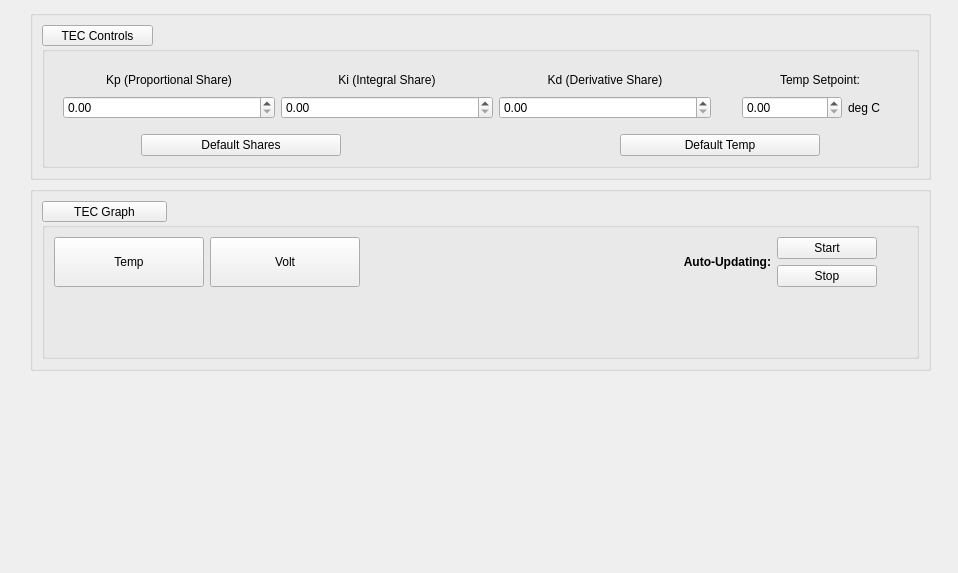
<?xml version="1.0" encoding="UTF-8"?>
<ui version="4.0">
 <class>Form</class>
 <widget class="QWidget" name="Form">
  <property name="enabled">
   <bool>true</bool>
  </property>
  <property name="geometry">
   <rect>
    <x>0</x>
    <y>0</y>
    <width>958</width>
    <height>573</height>
   </rect>
  </property>
  <property name="minimumSize">
   <size>
    <width>0</width>
    <height>0</height>
   </size>
  </property>
  <property name="font">
   <font>
    <underline>false</underline>
   </font>
  </property>
  <property name="windowTitle">
   <string>Form</string>
  </property>
  <widget class="QWidget" name="verticalLayoutWidget">
   <property name="geometry">
    <rect>
     <x>30</x>
     <y>10</y>
     <width>901</width>
     <height>551</height>
    </rect>
   </property>
   <layout class="QGridLayout" name="gridLayout_2">
    <property name="sizeConstraint">
     <enum>QLayout::SetDefaultConstraint</enum>
    </property>
    <item row="5" column="0">
     <widget class="QWidget" name="push_widg" native="true">
      <property name="sizePolicy">
       <sizepolicy hsizetype="Preferred" vsizetype="MinimumExpanding">
        <horstretch>0</horstretch>
        <verstretch>0</verstretch>
       </sizepolicy>
      </property>
      <property name="minimumSize">
       <size>
        <width>90</width>
        <height>0</height>
       </size>
      </property>
     </widget>
    </item>
    <item row="0" column="0">
     <widget class="QGroupBox" name="channel_monitor_box_3">
      <property name="sizePolicy">
       <sizepolicy hsizetype="Preferred" vsizetype="Preferred">
        <horstretch>0</horstretch>
        <verstretch>0</verstretch>
       </sizepolicy>
      </property>
      <property name="minimumSize">
       <size>
        <width>150</width>
        <height>0</height>
       </size>
      </property>
      <property name="maximumSize">
       <size>
        <width>16777215</width>
        <height>180</height>
       </size>
      </property>
      <property name="title">
       <string/>
      </property>
      <layout class="QVBoxLayout" name="channel_monitor_layout_3">
       <property name="spacing">
        <number>0</number>
       </property>
       <item>
        <spacer name="horizontalSpacer_8">
         <property name="orientation">
          <enum>Qt::Horizontal</enum>
         </property>
         <property name="sizeHint" stdset="0">
          <size>
           <width>200</width>
           <height>0</height>
          </size>
         </property>
        </spacer>
       </item>
       <item>
        <widget class="QPushButton" name="pid_controls">
         <property name="sizePolicy">
          <sizepolicy hsizetype="Maximum" vsizetype="Fixed">
           <horstretch>0</horstretch>
           <verstretch>0</verstretch>
          </sizepolicy>
         </property>
         <property name="maximumSize">
          <size>
           <width>111</width>
           <height>21</height>
          </size>
         </property>
         <property name="font">
          <font>
           <underline>false</underline>
          </font>
         </property>
         <property name="text">
          <string>TEC Controls</string>
         </property>
        </widget>
       </item>
       <item>
        <widget class="QGroupBox" name="pid_box">
         <layout class="QVBoxLayout" name="verticalLayout_3">
          <item>
           <widget class="QWidget" name="setpoint_box" native="true">
            <property name="sizePolicy">
             <sizepolicy hsizetype="Fixed" vsizetype="Fixed">
              <horstretch>0</horstretch>
              <verstretch>0</verstretch>
             </sizepolicy>
            </property>
            <property name="minimumSize">
             <size>
              <width>90</width>
              <height>0</height>
             </size>
            </property>
            <property name="maximumSize">
             <size>
              <width>1132</width>
              <height>16777215</height>
             </size>
            </property>
            <layout class="QGridLayout" name="channel_temps_4">
             <item row="3" column="2">
              <layout class="QVBoxLayout" name="verticalLayout_53">
               <item>
                <widget class="QDoubleSpinBox" name="ki_adjust_box">
                 <property name="alignment">
                  <set>Qt::AlignJustify|Qt::AlignVCenter</set>
                 </property>
                </widget>
               </item>
              </layout>
             </item>
             <item row="0" column="5">
              <widget class="QLabel" name="temp_setpoint_marker">
               <property name="font">
                <font>
                 <underline>false</underline>
                </font>
               </property>
               <property name="text">
                <string>Temp Setpoint:</string>
               </property>
               <property name="alignment">
                <set>Qt::AlignCenter</set>
               </property>
              </widget>
             </item>
             <item row="0" column="4">
              <spacer name="verticalSpacer_16">
               <property name="orientation">
                <enum>Qt::Vertical</enum>
               </property>
               <property name="sizeType">
                <enum>QSizePolicy::Fixed</enum>
               </property>
               <property name="sizeHint" stdset="0">
                <size>
                 <width>25</width>
                 <height>20</height>
                </size>
               </property>
              </spacer>
             </item>
             <item row="0" column="1">
              <widget class="QLabel" name="kp_share_marker">
               <property name="font">
                <font>
                 <underline>false</underline>
                </font>
               </property>
               <property name="text">
                <string>Kp (Proportional Share)</string>
               </property>
               <property name="alignment">
                <set>Qt::AlignCenter</set>
               </property>
              </widget>
             </item>
             <item row="0" column="2">
              <widget class="QLabel" name="ki_share_marker">
               <property name="font">
                <font>
                 <underline>false</underline>
                </font>
               </property>
               <property name="text">
                <string>Ki (Integral Share)</string>
               </property>
               <property name="alignment">
                <set>Qt::AlignCenter</set>
               </property>
              </widget>
             </item>
             <item row="0" column="3">
              <widget class="QLabel" name="kd_share_marker">
               <property name="font">
                <font>
                 <underline>false</underline>
                </font>
               </property>
               <property name="text">
                <string>Kd (Derivative Share)</string>
               </property>
               <property name="alignment">
                <set>Qt::AlignCenter</set>
               </property>
              </widget>
             </item>
             <item row="3" column="1">
              <layout class="QVBoxLayout" name="verticalLayout_51">
               <item>
                <widget class="QDoubleSpinBox" name="kp_adjust_box">
                 <property name="alignment">
                  <set>Qt::AlignJustify|Qt::AlignVCenter</set>
                 </property>
                </widget>
               </item>
              </layout>
             </item>
             <item row="3" column="3">
              <layout class="QVBoxLayout" name="verticalLayout_45">
               <item>
                <widget class="QDoubleSpinBox" name="kd_adjust_box">
                 <property name="alignment">
                  <set>Qt::AlignJustify|Qt::AlignVCenter</set>
                 </property>
                </widget>
               </item>
              </layout>
             </item>
             <item row="3" column="5">
              <layout class="QHBoxLayout" name="horizontalLayout_5">
               <item>
                <widget class="QDoubleSpinBox" name="temp_setpoint_adjust">
                 <property name="minimumSize">
                  <size>
                   <width>40</width>
                   <height>20</height>
                  </size>
                 </property>
                 <property name="maximumSize">
                  <size>
                   <width>100</width>
                   <height>16777215</height>
                  </size>
                 </property>
                 <property name="alignment">
                  <set>Qt::AlignJustify|Qt::AlignVCenter</set>
                 </property>
                </widget>
               </item>
               <item>
                <widget class="QLabel" name="temp_unit_label">
                 <property name="maximumSize">
                  <size>
                   <width>50</width>
                   <height>50</height>
                  </size>
                 </property>
                 <property name="text">
                  <string>deg C</string>
                 </property>
                </widget>
               </item>
              </layout>
             </item>
            </layout>
           </widget>
          </item>
          <item>
           <layout class="QHBoxLayout" name="horizontalLayout">
            <item>
             <layout class="QHBoxLayout" name="horizontalLayout_2">
              <item>
               <spacer name="horizontalSpacer_7">
                <property name="orientation">
                 <enum>Qt::Horizontal</enum>
                </property>
                <property name="sizeType">
                 <enum>QSizePolicy::Preferred</enum>
                </property>
                <property name="sizeHint" stdset="0">
                 <size>
                  <width>40</width>
                  <height>20</height>
                 </size>
                </property>
               </spacer>
              </item>
              <item>
               <widget class="QPushButton" name="default_shares">
                <property name="maximumSize">
                 <size>
                  <width>200</width>
                  <height>16777215</height>
                 </size>
                </property>
                <property name="text">
                 <string>Default Shares</string>
                </property>
               </widget>
              </item>
              <item>
               <spacer name="horizontalSpacer">
                <property name="orientation">
                 <enum>Qt::Horizontal</enum>
                </property>
                <property name="sizeType">
                 <enum>QSizePolicy::Preferred</enum>
                </property>
                <property name="sizeHint" stdset="0">
                 <size>
                  <width>90</width>
                  <height>10</height>
                 </size>
                </property>
               </spacer>
              </item>
             </layout>
            </item>
            <item>
             <layout class="QHBoxLayout" name="horizontalLayout_8">
              <item>
               <spacer name="horizontalSpacer_3">
                <property name="orientation">
                 <enum>Qt::Horizontal</enum>
                </property>
                <property name="sizeType">
                 <enum>QSizePolicy::Preferred</enum>
                </property>
                <property name="sizeHint" stdset="0">
                 <size>
                  <width>90</width>
                  <height>20</height>
                 </size>
                </property>
               </spacer>
              </item>
              <item>
               <widget class="QPushButton" name="default_setpoint">
                <property name="maximumSize">
                 <size>
                  <width>200</width>
                  <height>16777215</height>
                 </size>
                </property>
                <property name="text">
                 <string>Default Temp</string>
                </property>
               </widget>
              </item>
              <item>
               <spacer name="horizontalSpacer_6">
                <property name="orientation">
                 <enum>Qt::Horizontal</enum>
                </property>
                <property name="sizeType">
                 <enum>QSizePolicy::Preferred</enum>
                </property>
                <property name="sizeHint" stdset="0">
                 <size>
                  <width>40</width>
                  <height>20</height>
                 </size>
                </property>
               </spacer>
              </item>
             </layout>
            </item>
           </layout>
          </item>
         </layout>
        </widget>
       </item>
      </layout>
     </widget>
    </item>
    <item row="2" column="0">
     <widget class="QGroupBox" name="graph_box">
      <layout class="QVBoxLayout" name="verticalLayout">
       <property name="spacing">
        <number>0</number>
       </property>
       <item>
        <widget class="QPushButton" name="tec_graph">
         <property name="maximumSize">
          <size>
           <width>125</width>
           <height>21</height>
          </size>
         </property>
         <property name="font">
          <font>
           <underline>false</underline>
          </font>
         </property>
         <property name="text">
          <string>TEC Graph</string>
         </property>
        </widget>
       </item>
       <item>
        <widget class="QGroupBox" name="graph_con_box">
         <layout class="QVBoxLayout" name="verticalLayout_2">
          <item>
           <layout class="QHBoxLayout" name="horizontalLayout_7">
            <item>
             <widget class="QPushButton" name="temp_button">
              <property name="sizePolicy">
               <sizepolicy hsizetype="MinimumExpanding" vsizetype="Fixed">
                <horstretch>0</horstretch>
                <verstretch>0</verstretch>
               </sizepolicy>
              </property>
              <property name="maximumSize">
               <size>
                <width>150</width>
                <height>100</height>
               </size>
              </property>
              <property name="font">
               <font>
                <underline>false</underline>
               </font>
              </property>
              <property name="toolTip">
               <string>Hide from Graph</string>
              </property>
              <property name="text">
               <string>Temp</string>
              </property>
             </widget>
            </item>
            <item>
             <widget class="QPushButton" name="volt_button">
              <property name="sizePolicy">
               <sizepolicy hsizetype="MinimumExpanding" vsizetype="Fixed">
                <horstretch>0</horstretch>
                <verstretch>0</verstretch>
               </sizepolicy>
              </property>
              <property name="maximumSize">
               <size>
                <width>150</width>
                <height>100</height>
               </size>
              </property>
              <property name="font">
               <font>
                <underline>false</underline>
               </font>
              </property>
              <property name="text">
               <string>Volt</string>
              </property>
             </widget>
            </item>
            <item>
             <spacer name="horizontalSpacer_4">
              <property name="orientation">
               <enum>Qt::Horizontal</enum>
              </property>
              <property name="sizeType">
               <enum>QSizePolicy::Preferred</enum>
              </property>
              <property name="sizeHint" stdset="0">
               <size>
                <width>40</width>
                <height>20</height>
               </size>
              </property>
             </spacer>
            </item>
            <item>
             <layout class="QHBoxLayout" name="horizontalLayout_6">
              <item>
               <spacer name="horizontalSpacer_2">
                <property name="orientation">
                 <enum>Qt::Horizontal</enum>
                </property>
                <property name="sizeType">
                 <enum>QSizePolicy::Minimum</enum>
                </property>
                <property name="sizeHint" stdset="0">
                 <size>
                  <width>30</width>
                  <height>20</height>
                 </size>
                </property>
               </spacer>
              </item>
              <item>
               <widget class="QLabel" name="label">
                <property name="font">
                 <font>
                  <weight>75</weight>
                  <bold>true</bold>
                 </font>
                </property>
                <property name="text">
                 <string>Auto-Updating:</string>
                </property>
                <property name="alignment">
                 <set>Qt::AlignRight|Qt::AlignTrailing|Qt::AlignVCenter</set>
                </property>
               </widget>
              </item>
              <item>
               <layout class="QVBoxLayout" name="verticalLayout_5">
                <item>
                 <widget class="QPushButton" name="start_cont_update">
                  <property name="sizePolicy">
                   <sizepolicy hsizetype="Preferred" vsizetype="Fixed">
                    <horstretch>0</horstretch>
                    <verstretch>0</verstretch>
                   </sizepolicy>
                  </property>
                  <property name="maximumSize">
                   <size>
                    <width>100</width>
                    <height>16777215</height>
                   </size>
                  </property>
                  <property name="text">
                   <string>Start</string>
                  </property>
                 </widget>
                </item>
                <item>
                 <widget class="QPushButton" name="stop_cont_update">
                  <property name="sizePolicy">
                   <sizepolicy hsizetype="Preferred" vsizetype="Fixed">
                    <horstretch>0</horstretch>
                    <verstretch>0</verstretch>
                   </sizepolicy>
                  </property>
                  <property name="maximumSize">
                   <size>
                    <width>100</width>
                    <height>16777215</height>
                   </size>
                  </property>
                  <property name="text">
                   <string>Stop</string>
                  </property>
                 </widget>
                </item>
               </layout>
              </item>
              <item>
               <spacer name="horizontalSpacer_5">
                <property name="orientation">
                 <enum>Qt::Horizontal</enum>
                </property>
                <property name="sizeType">
                 <enum>QSizePolicy::Minimum</enum>
                </property>
                <property name="sizeHint" stdset="0">
                 <size>
                  <width>30</width>
                  <height>20</height>
                 </size>
                </property>
               </spacer>
              </item>
             </layout>
            </item>
           </layout>
          </item>
          <item>
           <widget class="PlotWidget" name="graph_widget" native="true">
            <property name="sizePolicy">
             <sizepolicy hsizetype="Preferred" vsizetype="Expanding">
              <horstretch>0</horstretch>
              <verstretch>0</verstretch>
             </sizepolicy>
            </property>
            <property name="minimumSize">
             <size>
              <width>90</width>
              <height>0</height>
             </size>
            </property>
           </widget>
          </item>
         </layout>
        </widget>
       </item>
      </layout>
     </widget>
    </item>
   </layout>
  </widget>
 </widget>
 <customwidgets>
  <customwidget>
   <class>PlotWidget</class>
   <extends>QWidget</extends>
   <header>pyqtgraph</header>
   <container>1</container>
  </customwidget>
 </customwidgets>
 <resources/>
 <connections/>
</ui>
